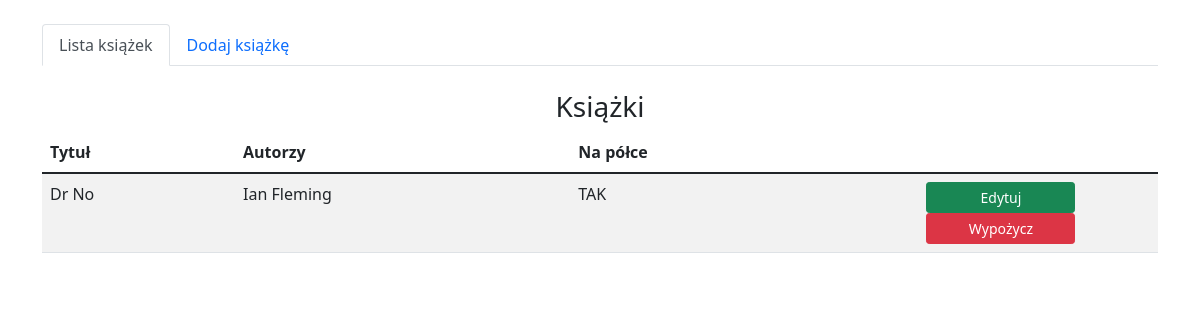
The app's page /, older data.
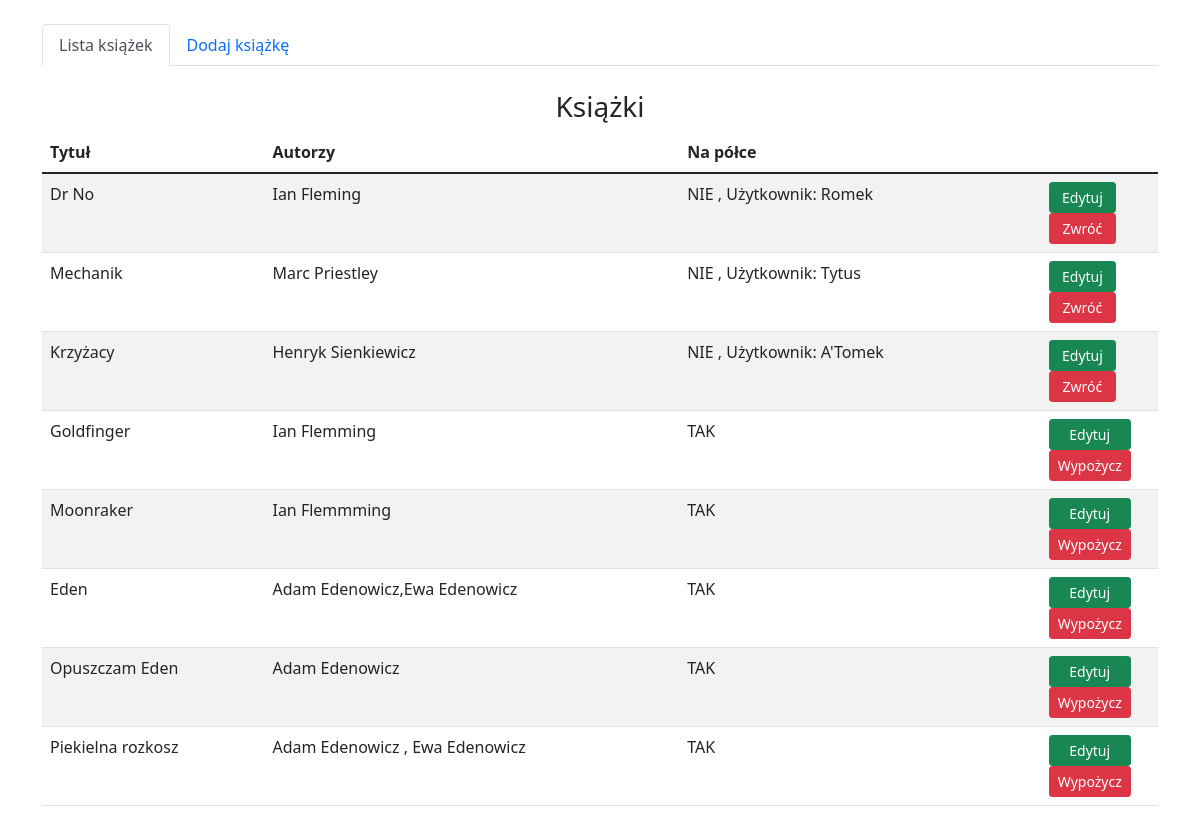
The same page, newer data.
### Website/models.py (models this page shows)
class Book(db.Model):
    title=db.Column(db.String(120), primary_key=True)
    authors=db.relationship("Author", backref='owner')
    available=db.Column(db.String(20))
    user=db.relationship("User", backref='user')

class Author(db.Model):
    name=db.Column(db.String(100), primary_key=True)
    book=db.Column(db.String, db.ForeignKey('book.title'))
    def __str__(self):
        return f'{self.name}'

class User(db.Model):
    name=db.Column(db.String(100), primary_key=True)
    book=db.Column(db.String, db.ForeignKey('book.title'))
    def __str__(self):
        return f'{self.name}'

### Website/views.py (the view)
@views.route('/', methods=['GET', 'POST'])
def home():
    books=Book.query.all()
    books_list=[]
    for book in books:
        books_list.append(BookSchema(book))
    return render_template('home.html', books=books_list, books_no=len(books))

### Website/templates/home.html (shortened to what this page needs)
{% extends "base.html" %}
{% block nav %}
    <div class="container">
        <ul class="nav nav-tabs">
          <li class="nav-item">
            <a class="nav-link active" href="/" role="button">Lista książek</a>
          </li>
          <li class="nav-item">
            <a class="nav-link" href="/add" role="button">Dodaj książkę</a>
          </li>
        </ul>
    </div>
{% endblock %}
{% block content %}
<h3 align="center">Książki</h3>
{% if books_no %}
<div class="table-responsive-md">
  <table class="table table-striped table-hover">
    <thead>
      <tr>
        <th scope="col">Tytuł</th>
        <th scope="col">Autorzy</th>
        <th scope="col">Na półce</th>
        <th scope="col"></th>
      </tr>
    </thead>
  <tbody>
  {% for book in books %}
     <tr>
         <td>{{ book.title}}</td>
         <td>{{ book.authors }}</td>
         <td>{%if book.available == 'on'%} TAK {%else%}NIE , Użytkownik: {{book.user[0] or 'nie znany'}}{%endif%}</td>
         <td>
           <div class="d-grid col-6 mx-auto">
            <a class="btn btn-success btn-sm" type="button" href="/edit?title={{book.title}}">Edytuj</a>
            <a class="btn btn-danger btn-sm" type="button" {%if book.available == 'on'%} href="/lend?title={{book.title}}">Wypożycz</a> {%else%} href="/return?title={{book.title}}&user={{book.user[0]}}">Zwróć</a>{%endif%}
            </div>
          </td>
     </tr>
  {% endfor %}
  </tbody>
 </table>
</div>
{% else %}
<p align="center">Brak książek</p>
{% endif %}{% endblock %}

### Website/templates/base.html (shortened to what this page needs)
<!DOCTYPE html>
<html>
  <head>
<link href="https://cdn.jsdelivr.net/npm/bootstrap@5.1.1/dist/css/bootstrap.min.css" rel="stylesheet">
    <link
      rel="stylesheet"
      href="https://stackpath.bootstrapcdn.com/font-awesome/4.7.0/css/font-awesome.min.css"
    />
  </head>
  <body>
  {% block nav %}{% endblock %}
  <div class="container">{% block content %} {% endblock %}</div>
  </body>
</html>

Row changes from the older to the newer data that the page shows:
changed Book "Dr No": available "on" → empty (drawn)
added User: name "Romek"
added Book: title "Mechanik"
added Author: authors "Marc Priestley"
added User: name "Tytus"
added Book: title "Krzyżacy"
added Author: authors "Henryk Sienkiewicz"
added User: name "A'Tomek"
added Book: title "Goldfinger"
added Author: authors "Ian Flemming"
added Book: title "Moonraker"
added Author: authors "Ian Flemmming"
added Book: title "Eden"
added Author: authors "Adam Edenowicz,Ewa Edenowicz"
added Book: title "Opuszczam Eden"
added Author: authors "Adam Edenowicz"
added Book: title "Piekielna rozkosz"
added Author: authors "Adam Edenowicz , Ewa Edenowicz"
Text that changed along with them:
new list line: "Dr No"
new list line: "Ian Fleming"
new list line: "NIE , Użytkownik: Edytuj Zwróć"
new list line: "TAK Edytuj Wypożycz"
list line gone: "Dr No"
list line gone: "Ian Fleming"
list line gone: "TAK Edytuj Wypożycz"
